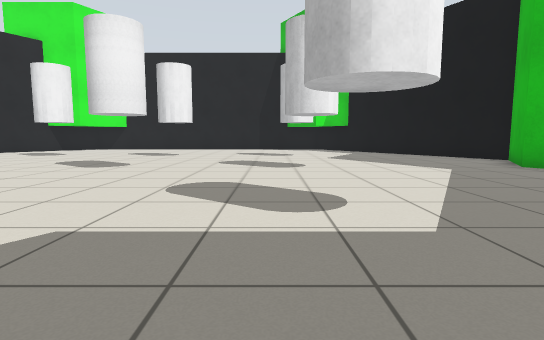
View 1 (above)

15 first-person views from a walk through a Gazebo world. The camera is 0.72 m above the floor, tilts 6° down and sees 80° across. The floor is counted in squares, 1 m on a side. Each view is taken from the middle of a square. On the plan, view 1 faces up. The plan holds only what a view shows up to about 10 squares ahead; the rest is blank. The place goes on beyond the plan.

View 2
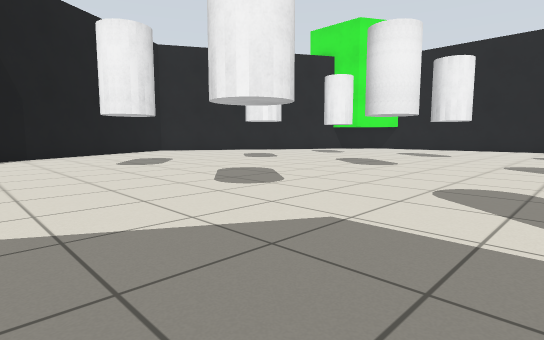

View 3
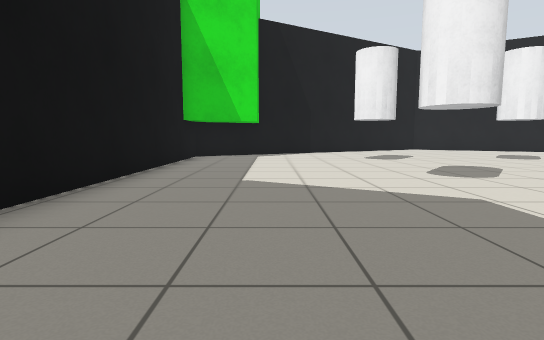

View 4
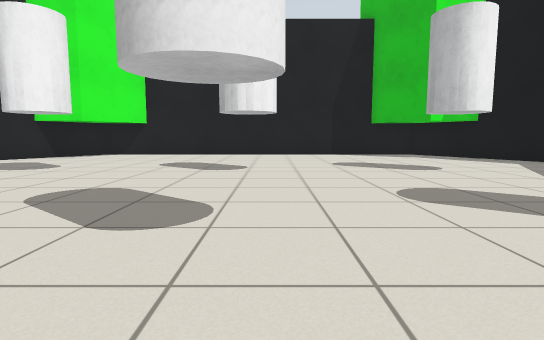

View 5
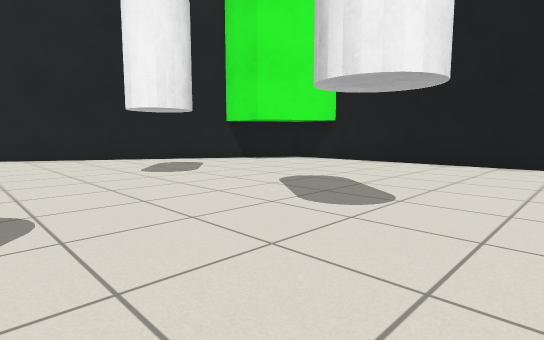

View 6
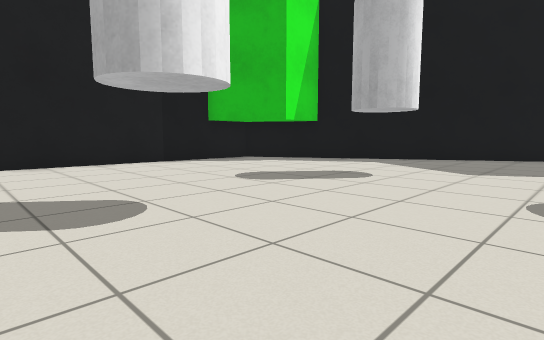

View 7
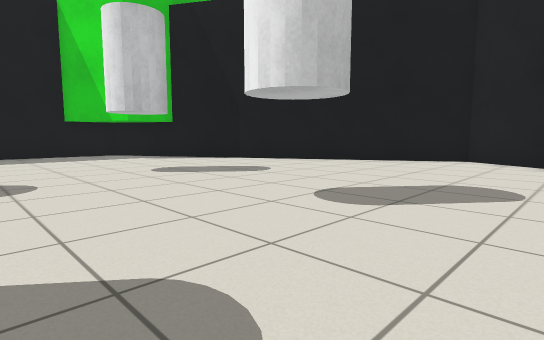

View 8
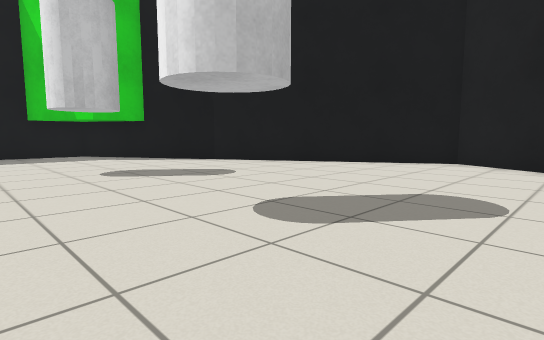

View 9
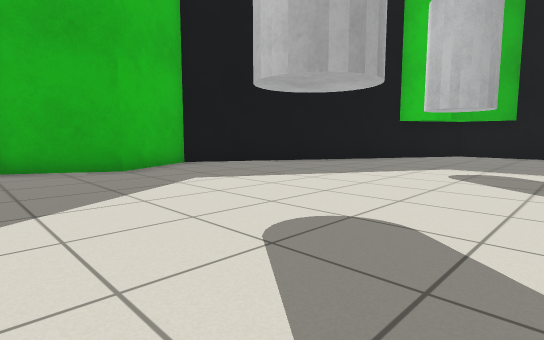

View 10
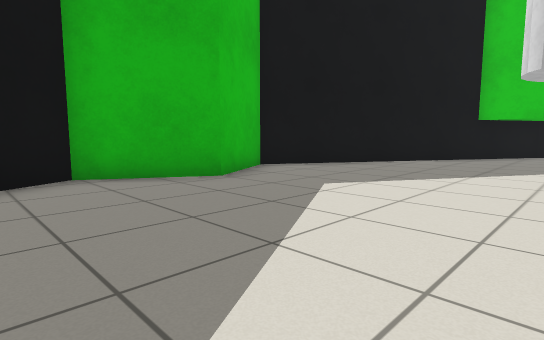

View 11
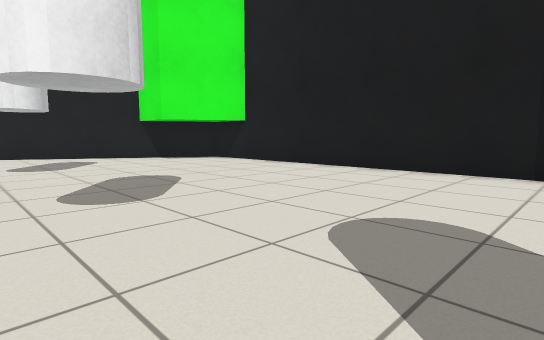

View 12
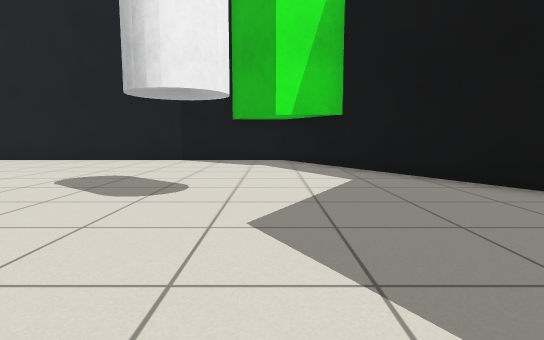

View 13
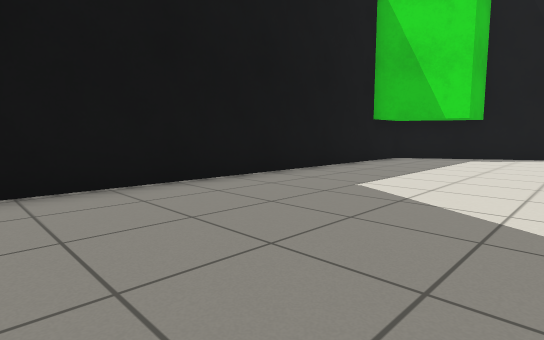

View 14
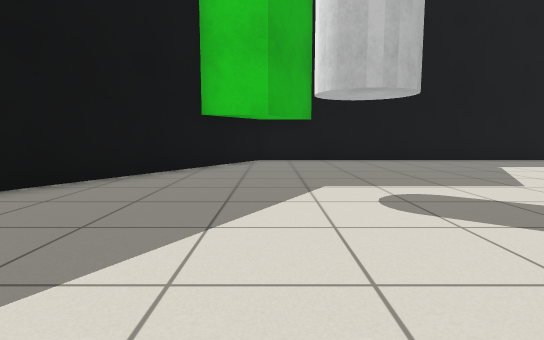

View 15
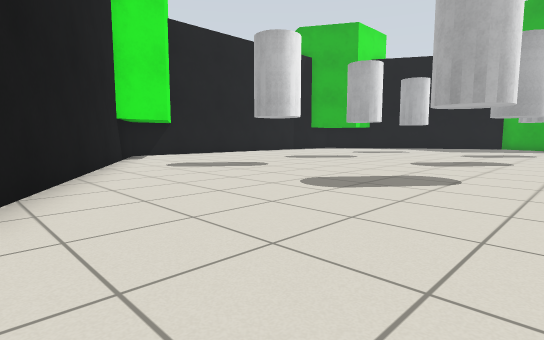

### Floor plan
Points are (right, up) in squares from view 1. A wall is a line through its corners. A room is listed if a view was taken in it or the views show most of it. See-through windows are left out.
Room 1 (views 1, 2, 3, 4, 5, 6, 7, 8, 9, 10, 11, 12, 13, 14, 15)
walls: (-10.1, 16.4) (-15.2, 7.5) (-10.4, -0.9); (3.6, 15.5) (2.1, 15.5) (0.8, 17.7); (-10.6, -0.5) (-9.1, -0.5) (-7.8, -2.7); (-8.6, -2.7) (2.4, -2.7) (7, 5.4) (5.8, 7.5) (7, 9.6) (2.4, 17.7) (-7.8, 17.7) (-9.1, 15.5) (-10.6, 15.5); (0.8, -2.7) (2.1, -0.5) (3.6, -0.5)
objects: white cylinder (-8, 3); white cylinder (-8, 7) to (-8, 8); white cylinder (-8, 12); white cylinder (-4, 3) to (-3, 3); white cylinder (-4, 7) to (-3, 8); white cylinder (-4, 12) to (-3, 12); white cylinder (1, 3); white cylinder (1, 7) to (1, 8); white cylinder (1, 12)

Where each view was taken, in squares from view 1:
view 1: 0 up, 0 right, facing up
view 2: 0 up, 0 right, facing up-left
view 3: 0 up, 2 right, facing left
view 4: 5 up, 3 left, facing up
view 5: 9 up, 2 left, facing up-left
view 6: 9 up, 5 left, facing up-right
view 7: 10 up, 5 left, facing down-left
view 8: 10 up, 6 left, facing down-left
view 9: 10 up, 1 left, facing down-right
view 10: 11 up, 1 right, facing down-right
view 11: 11 up, 0 right, facing up-left
view 12: 8 up, 2 right, facing up
view 13: 2 up, 1 right, facing down-left
view 14: 7 up, 2 right, facing down
view 15: 6 up, 14 left, facing up-right
